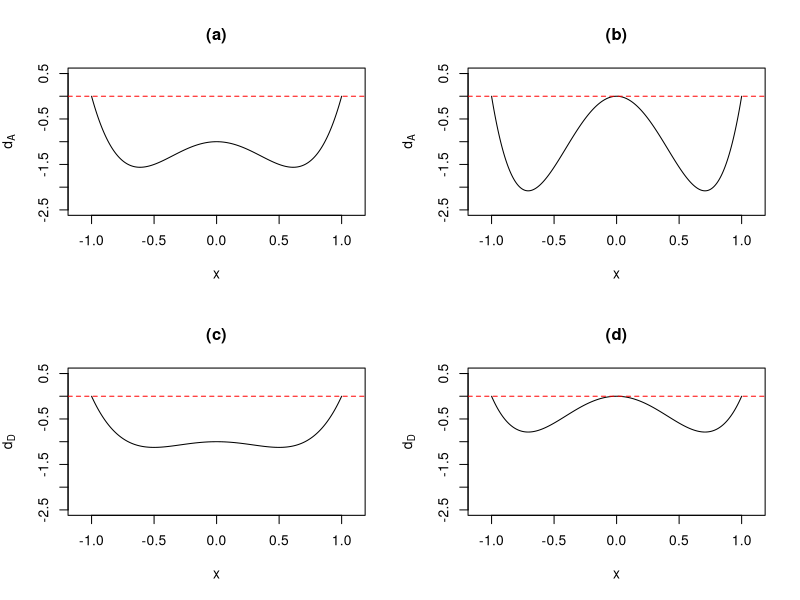

This chart was generated by the following R code:
# Compute D-optimal Design at optimal solution
# For polynomial Regression

# Nov 14 / 2017
# Author: Chi-Kuang Yeh
#########################################################

# sum(diag(A)) is equivalent to trace(A)
# direct sum = direct.sum( x, y )
# matrix.trace
# 
library("matrixcalc")
###
# Order of the polynomial model
q = 2;  t1=0.5; t2=0.7;t3 = 0.5; t4=0.7;
# The optimal Solution

## Calculating g1,G2 at optimal
Bmat=function(tb,xi){
  g1=matrix(0,nrow=2,ncol=1); G2=matrix(0,nrow=2,ncol=2);
  for( i in 1:ncol(xi)){
    g1[1,1] = g1[1,1] + xi[2,i]*xi[1,i];      # wi*xi
    g1[2,1] = g1[2,1] + xi[2,i]*(xi[1,i])^2;  # wi*xi^2
    
    G2[1,1] = G2[1,1] + xi[2,i]*(xi[1,i])^2;  #wi*xi^2
    G2[1,2] = G2[1,2] + xi[2,i]*(xi[1,i])^3;  #wi*xi^3
    G2[2,1] = G2[2,1] + xi[2,i]*(xi[1,i])^3;  #wi*xi^3
    G2[2,2] = G2[2,2] + xi[2,i]*(xi[1,i])^4;  #wi*xi^4
  }
  B = rbind(cbind(1,sqrt(tb)*t(g1)),cbind(sqrt(tb)*g1,G2)) # Constructing the matrix B
}
# Calculate the partial derivative of the polynomial model
# With order q
# The answer is in as a column vector
ff = function(x){
  partial = matrix(0,nrow=q,ncol=1);
  for(i in 1:q){ partial[i,1] = x^i; }
  return(partial);
}
# Finally, Calculating the directioal derivative
dA1 = function(x,tt=t1){
  f = ff(x);
  if(tt <= 2-sqrt(2)){
    data_1 = c(-1,1, 0.5,0.5);
    xi = matrix( data_1,nrow = 2, ncol = 2, byrow =T);
  }else{
    data_1 = c(-1,0,1, (2-sqrt(2))/(2*tt),(tt-2+sqrt(2))/tt,(2-sqrt(2))/(2*tt));
    xi = matrix( data_1, nrow = 2, ncol = length(data_1)/2, byrow = T);
  }
  B = Bmat(tt,xi);  C = direct.sum( 0, diag(q)) ;
  M = rbind(cbind(1,sqrt(tt)*t(f)),cbind(sqrt(tt)*f,f%*%t(f)));
 
  return (matrix.trace(M%*%solve(B)%*%C%*%solve(B))-matrix.trace(C%*%solve(B)) );
}
dA2 = function(x,tt=t2){
  f = ff(x);
  if(tt <= 2-sqrt(2)){
    data_1 = c(-1,1, 0.5,0.5);
    xi = matrix( data_1,nrow = 2, ncol = 2, byrow =T);
  }else{
    data_1 = c(-1,0,1, (2-sqrt(2))/(2*tt),(tt-2+sqrt(2))/tt,(2-sqrt(2))/(2*tt));
    xi = matrix( data_1, nrow = 2, ncol = length(data_1)/2, byrow = T);
  }
  B = Bmat(tt,xi);  C = direct.sum( 0, diag(q)) ;
  M = rbind(cbind(1,sqrt(tt)*t(f)),cbind(sqrt(tt)*f,f%*%t(f)));
  return (matrix.trace(M%*%solve(B)%*%C%*%solve(B))-matrix.trace(C%*%solve(B)) );
}

dD1 = function(x,tt=t3){
  f = ff(x);
  if(tt <= 2/3){
    data_1 = c(-1,1, 0.5,0.5);
    xi = matrix( data_1,nrow = 2, ncol = length(data_1)/2, byrow = T);
  }else{
    data_1 = c(-1,0,1, 1/(3*tt),(3*tt-2)/(3*tt),1/(3*tt));
    xi = matrix( data_1, nrow = 2, ncol = length(data_1)/2, byrow = T);
  }
  B = Bmat(tt,xi);
  M = rbind(cbind(1,sqrt(tt)*t(f)),cbind(sqrt(tt)*f,f%*%t(f)));
  return (matrix.trace(M%*%solve(B))-(q+1) );
}
dD2=function(x,tt=t4){
  f = ff(x);
  if(tt <= 2/3){
    data_1 = c(-1,1, 0.5,0.5);
    xi = matrix( data_1,nrow = 2, ncol = length(data_1)/2, byrow = T);
  }else{
    data_1 = c(-1,0,1, 1/(3*tt),(3*tt-2)/(3*tt),1/(3*tt));
    xi = matrix( data_1, nrow = 2, ncol = length(data_1)/2, byrow = T);
  }
  B = Bmat(tt,xi);
  M = rbind(cbind(1,sqrt(tt)*t(f)),cbind(sqrt(tt)*f,f%*%t(f)));
  return (matrix.trace(M%*%solve(B))-(q+1) );
}

## Start Graph


x=seq(from= - 1,to= 1,by=0.001)
par(mfrow=c(2,2))
# dA, t=0.1
plot(x, sapply(x, dA1),col="black",xlim=c(-1.10,1.10),ylim=c(-2.5,0.5),ylab=expression('d'["A"]),type="l")
title("(a)")
abline(h=0,col="red",lty="dashed")
# dA, t=0.6
plot(x, sapply(x, dA2),col="black",xlim=c(-1.10,1.10),ylim=c(-2.5,0.5),ylab=expression('d'["A"]),type="l")
title("(b)")
abline(h=0,col="red",lty="dashed")
# dD, t = 0.2
plot(x, sapply(x, dD1),col="black",xlim=c(-1.10,1.10),ylim=c(-2.5,0.5),ylab=expression('d'["D"]),type="l")
title("(c)")
abline(h=0,col="red",lty="dashed")
# dD, t = 0.6
plot(x, sapply(x, dD2),col="black",xlim=c(-1.10,1.10),ylim=c(-2.5,0.5),ylab=expression('d'["D"]),type="l")
title("(d)")
abline(h=0,col="red",lty="dashed")
